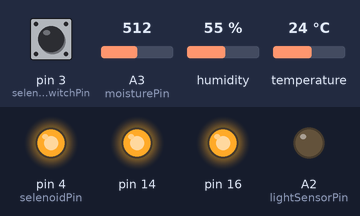
A sketch run on a simulated Arduino Mega 2560, built with avr-gcc and run on an emulated ATmega2560. Shown: output pins drawn as LEDs (lit = HIGH). The test bench sets the inputs (shaded band); at power-on: A3 (moisturePin) = 512, pin 3 (selenoidSwitchPin) LOW, humidity 55 %, temperature 24 °C. WiFi joins after 1.5 s; servers stay silent unless stated.

Above: at 3.0 s.
3.1 s: A3 (moisturePin) set to 108
4.6 s: A3 (moisturePin) set to 95
At 5.7 s:
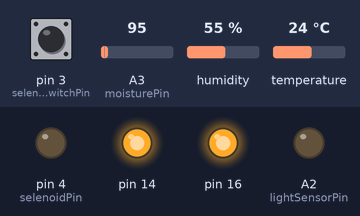
6.1 s: A3 (moisturePin) set to 306
At 6.8 s:
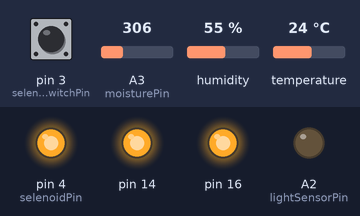
7.6 s: A3 (moisturePin) set to 90
At 8.0 s:
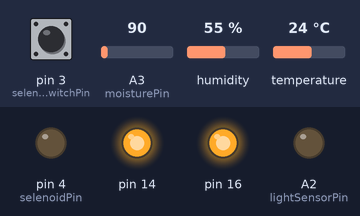
Timing chart, 0 to 10.1 s (numbered marks = the images above; inputs shaded):
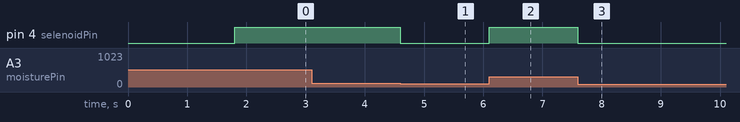

Measured:
- the behaviour switches between 101 and 100 on A3 (moisturePin) (found by bisection; images 0 and 1)
- after the input at 3.1 s, every drawn part: stays the same
- after the input at 4.6 s, pin 4 (selenoidPin): HIGH → LOW at once
- after the input at 6.1 s, pin 4 (selenoidPin): LOW → HIGH at once
- after the input at 7.6 s, pin 4 (selenoidPin): HIGH → LOW at once

The sketch:

smart_irrigation_esp_hardser.ino
```cpp
#include <DHT.h>
#include <Bounce2.h>
#include <SimpleTimer.h>
#include <ESP8266_HardSer.h>
#include <BlynkSimpleShieldEsp8266_HardSer.h>

#define EspSerial Serial1
#define DHTTYPE DHT11

//Blynk Auth
char auth[] = "53834e9ebf3942ad95d533a4547efe3f";

//Pin Mapping
const int moisturePin = A3; //Pin for mouisture sensor
const int dhtPin = 2; //Pin; for DHT11/DHT22
const int lightSensorPin = A2; //Pin for Light Sensor / LDR
const int selenoidPin = 4; //Pin for Selenoid
const int selenoidSwitchPin = 3; //Pin for Selenoid Switch

//
int moistureStatus;
int selenoidLedStatus;
int lightSensorValue;
float humidity;
float temperature;
float heatIndex;

bool seleSwitch = false; //starting condition for selenoid switch status
bool seleBypass = false; //starting condition for bypass status

SimpleTimer timer; //timer initiate
Bounce  bouncerSelenoid  = Bounce(); //bouncher initiate
DHT dht(dhtPin, DHTTYPE); //DHT initiate
ESP8266 wifi(EspSerial);

void setup()
{
  EspSerial.begin(115200);
  Blynk.begin(auth, wifi, "kamar13", ""); //Blynk Server Load

  //Pin Mode Initiate
  pinMode(selenoidPin, OUTPUT);
  pinMode(lightSensorPin, OUTPUT);
  pinMode(moisturePin, INPUT);
  pinMode(selenoidSwitchPin, INPUT);
  pinMode(14, OUTPUT);
  pinMode(16, OUTPUT);


  digitalWrite(selenoidPin, LOW);
  digitalWrite(14, HIGH);
  digitalWrite(16, HIGH);


  //Make Bouncher for Selenoid switch
  bouncerSelenoid.attach( selenoidSwitchPin );
  bouncerSelenoid.interval(5);

  dht.begin(); //begin DHT

  //Pooling timer for Blynk Server
  timer.setInterval(1000L, sendSelenoidStatus);
  timer.setInterval(5000L, checkDHTValue);
}

void checkDHTValue() {
  lightSensorValue = analogRead(lightSensorPin);
  temperature = dht.readTemperature();
  humidity = dht.readHumidity();
  heatIndex = dht.computeHeatIndex(temperature, humidity, false);

  Blynk.virtualWrite(V10, temperature);
  Blynk.virtualWrite(V11, humidity);
  Blynk.virtualWrite(V12, heatIndex);
  Blynk.virtualWrite(V9, lightSensorValue);
  Blynk.virtualWrite(V8, moistureStatus);

}

void sendSelenoidStatus() {
  Blynk.virtualWrite(V5, selenoidLedStatus);
}

void loop() {
  Blynk.run();
  moistureStatus = analogRead(moisturePin);

  //Bypass Switch for Selenoid Switch
  if ( bouncerSelenoid.update() ) {
    if ( bouncerSelenoid.read() == HIGH) {
      if (seleSwitch) {
        selenoidLedStatus = 0;
        digitalWrite(selenoidPin, LOW);
        seleBypass = false;
        seleSwitch = false;
      }
      else {
        selenoidLedStatus = 1023; // 100% brightness
        digitalWrite(selenoidPin, HIGH);
        seleBypass = true;
        seleSwitch = true;
      }
    }
  }


  if (!seleBypass) {
    if (moistureStatus > 100) {
      selenoidLedStatus = 1023;
      digitalWrite(selenoidPin, HIGH);

    }
    else {
      selenoidLedStatus = 0;
      digitalWrite(selenoidPin, LOW);
    }

  }

  //Routin Moisture sensor checking
  timer.run();
}
```
